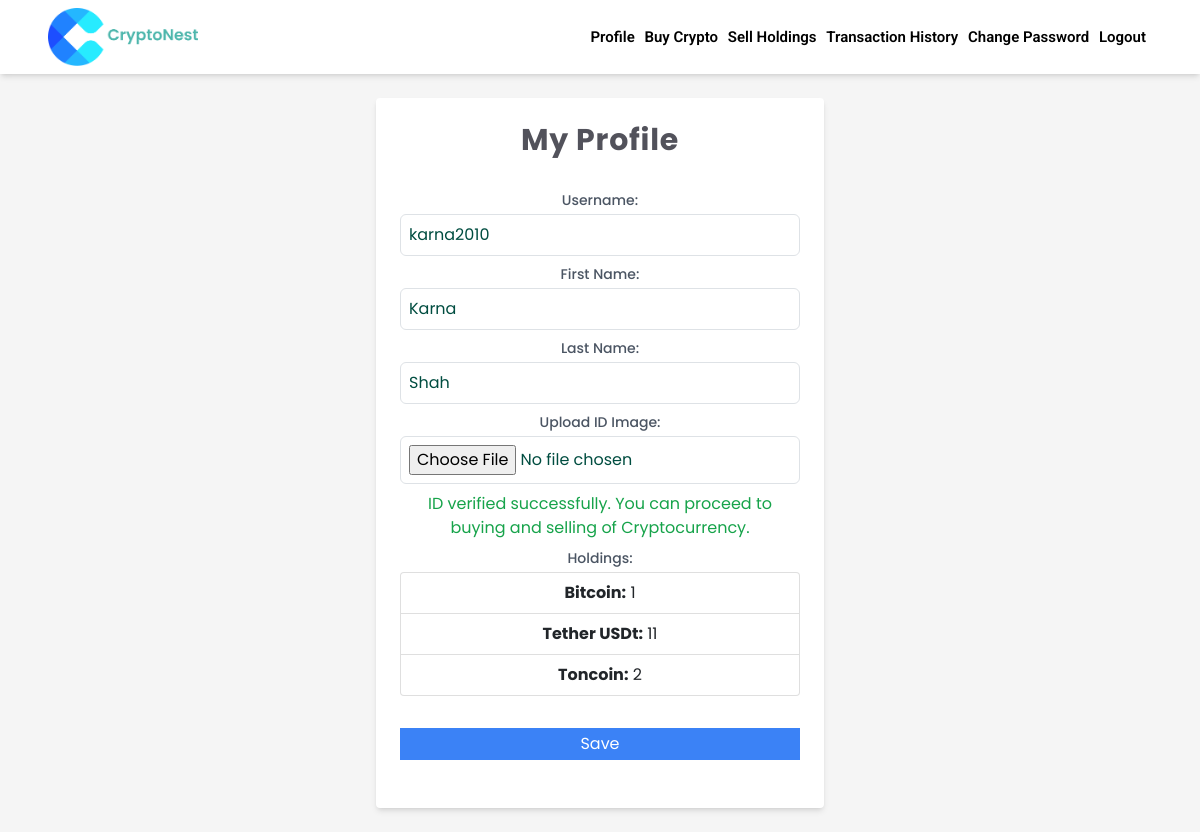
/profile/ (signed in), run on the app's committed database.
### exchange/models.py (models this page shows, shortened)
class UserCryptoHoldings(models.Model):
    user = models.OneToOneField(User, on_delete=models.CASCADE)
    holdings = models.JSONField(default=dict)

class identityImage(models.Model):
    User = models.OneToOneField(User,on_delete=models.CASCADE)
    identity = models.ImageField(blank=True,upload_to="id/")

### exchange/views.py (the view)
# urls.py: path('profile/', views.profile, name='profile'),
@login_required
def profile(request):
    if request.method == 'POST':
        user = request.user
        user.first_name = request.POST['firstname']
        user.last_name = request.POST['lastname']
        if 'id_image' in request.FILES:
            id, created = identityImage.objects.get_or_create(User=user)
            id.identity = request.FILES['id_image']
            id.save()
            user.save()
        else:
            id, created = identityImage.objects.get_or_create(User=user)
            user.save()
        user = request.user
        profile, created = UserCryptoHoldings.objects.get_or_create(user=user)
        id = identityImage.objects.get(User=user)
        context = {
            'profile': profile,
            'id': id
        }
    else:
        user = request.user
        profile, created = UserCryptoHoldings.objects.get_or_create(user=user)
        id, created = identityImage.objects.get_or_create(User=user)
        context = {
            'profile': profile,
            'id': id,
        }
    return render(request, 'registration/profile.html', context)

### exchange/templates/registration/profile.html (shortened to what this page needs)
{% extends 'base.html' %}
{% block content %}
    <div class="container mx-auto p-4">
        <div class="max-w-md mx-auto bg-white rounded p-6 shadow-md">
            <h1 class="mb-8 tracking-wide text-3xl font-bold text-[#52525b]">My Profile</h1>
            <form class="mb-4" action="" method="post" enctype="multipart/form-data">
                <div class="mb-2">
                    <label for="username" class="block text-sm font-medium text-gray-600 mb-1">Username:</label>
                    <input type="text" value="{{ profile.user.username }}" id="username" name="username" class="form-input w-full rounded-md border border-gray-300 p-2">
                </div>
                <div class="mb-2">
                    <label for="firstname" class="block text-sm font-medium text-gray-600 mb-1">First Name:</label>
                    <input type="text" value="{{ profile.user.first_name }}" id="firstname" name="firstname" class="form-input w-full rounded-md border border-gray-300 p-2">
                </div>
                <div class="mb-2">
                    <label for="lastname" class="block text-sm font-medium text-gray-600 mb-1">Last Name:</label>
                    <input type="text" value="{{ profile.user.last_name }}" id="lastname" name="lastname" class="form-input w-full rounded-md border border-gray-300 p-2">
                </div>
                <div class="mb-2">
                    <label for="id_image" class="block text-sm font-medium text-gray-600 mb-1">Upload ID Image:</label>
                    <input type="file" value="{{ id.identity }}" id="id_image" name="id_image" accept="image/*" class="form-input w-full rounded-md border border-gray-300 p-2">
                    {% if id.identity %}
                        <p class="text-green-600 mt-2">ID verified successfully. You can proceed to buying and selling of Cryptocurrency.</p>
                    {% else %}
                        <p class="text-red-600 font-bold mt-2">Please upload ID for verification to start trading.</p>
                    {% endif %}
                </div>
                <div class="mb-2">
                    <label class="block text-sm font-medium text-gray-600 mb-1">Holdings:</label>
                    <ul class="list-group">
                        {% for key, value in profile.holdings.items %}
                            <li class="list-group-item"><strong>{{ key }}:</strong> {{ value }}</li>
                        {% endfor %}
                    </ul>
                </div>
                <button class="text-[#ffffff] hover:text-[#ffff] bg-blue-500 hover:bg-blue-700 w-full py-1 mt-6" type="submit">Save</button>
            </form>
        </div>
    </div>
{% endblock %}

### exchange/static/exchange/styles.css (style rules this page uses)
body { margin: 0; background-color: #f5f5f5 !important; }
.container { text-align: center; }
h1 { margin-top: 20px; }

### data on the page
UserCryptoHoldings: username "karna2010", firstname "Karna", lastname "Shah"

### other printed values
{{ key }} "Bitcoin" "Tether USDt" "Toncoin"
{{ value }} "1" "11" "2"
